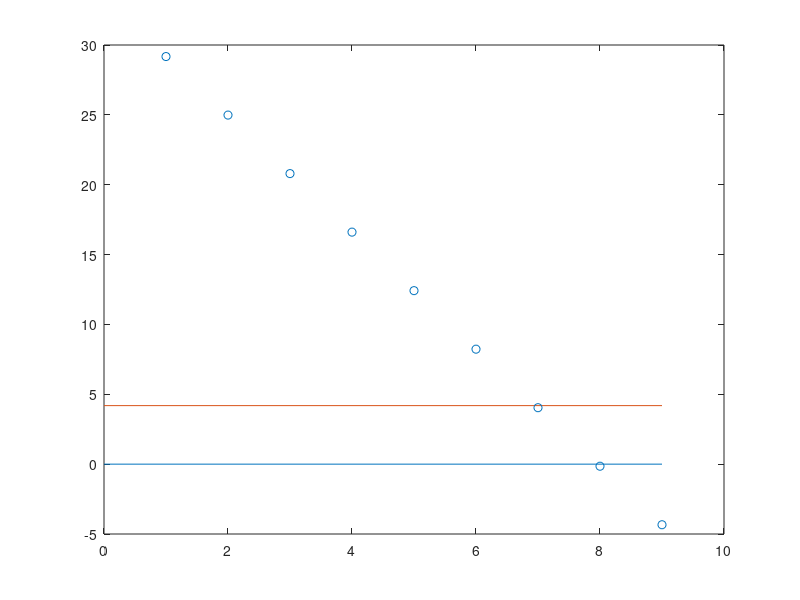

Write MATLAB code to recreate this figure.
clear all
clc

%% Parameter Space:
rho_o = 900;
rho_w = 1017;

R_o   = 1;
g     = 9.81;

n_lay = 9;

Vtot  = 4/3*pi*R_o^3;

%% Compute Centroid Locations:
dz = -n_lay*2*R_o;

z = linspace(0,dz,n_lay*100);

for i = 1:length(z)
    for j = 1:n_lay
        pos(i,j)  = z(i) + (2*j-1)*R_o;
    end
end

%% Force Computations:
for i = 1:length(z)
    for j = 1:n_lay
        if     pos(i,j) < -R_o
            Vdisp = Vtot;
        elseif pos(i,j) >= -R_o && pos(i,j) < 0
            Vdisp = Vtot - 1/3*pi*(R_o+pos(i,j))^2*(2*R_o-pos(i,j));
        elseif pos(i,j) >= 0 && pos(i,j) < R_o
            Vdisp = 1/3*pi*(R_o-pos(i,j))^2*(2*R_o+pos(i,j));
        else
            Vdisp = 0;
        end
        
        Fbod(i,j) = rho_w*g*Vdisp - rho_o*g*Vtot;
    end
end

%% Find Contact Force Requirements For Static Equilibrium:
% For static equilibrium, all Fnet must be zero and 3rd Law satisfied:
for i = 1:length(z)
    for j = 1:n_lay
        if     j == 1
            Fcont(i,j) = -Fbod(i,j);
        elseif j == n_lay
            Fcont(i,j) = -Fcont(i,j-1);
        else
            Fcont(i,j) = Fcont(i,j-1)-Fbod(i,j);
        end
    end
end

plot(z,Fcont(:,end),z,Fbod(:,end))
%% Given Contact Force Requirement, find equilibrium position for n'th element:
% Equilibrium occurs when Fbod(i,top) = -Fcont(i,top).
% Find the equilibrium floating element:
diff  = Fbod(:,end)-Fcont(:,end);

z_n   = z(abs(diff) == min(abs(diff)));

n_ele = abs(floor((z_n+R_o)/(2*R_o)));

F_sum = Vtot*g*((n_lay-2*n_ele+2)*rho_o-(n_ele-1)*rho_w);

Vdisp = ((rho_o*n_lay-rho_w*(n_ele-1))/rho_w)*Vtot;

F_c_below = (n_ele-1)*Vtot*(rho_w-rho_o)*g;
F_c_above = (n_lay-n_ele)*Vtot*rho_o*g;
F_b_sing  = Vtot*(rho_w-rho_o)*g;


%% Test:
n_test = find(ones(1,n_lay));
Vdisp = (rho_o/rho_w*n_lay-n_test)*Vtot;

figure(1)
plot([0,n_test(end)],[0,0])
hold on
plot([0,n_test(end)],[Vtot,Vtot])
scatter(n_test,Vdisp)